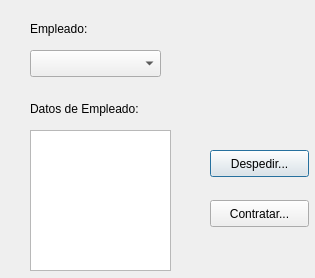
<?xml version="1.0" encoding="UTF-8"?>
<ui version="4.0">
 <class>gatocontrol</class>
 <widget class="QDialog" name="gatocontrol">
  <property name="geometry">
   <rect>
    <x>0</x>
    <y>0</y>
    <width>315</width>
    <height>278</height>
   </rect>
  </property>
  <property name="windowTitle">
   <string>Dialog</string>
  </property>
  <widget class="QLabel" name="label">
   <property name="geometry">
    <rect>
     <x>30</x>
     <y>20</y>
     <width>81</width>
     <height>17</height>
    </rect>
   </property>
   <property name="text">
    <string>Empleado:</string>
   </property>
  </widget>
  <widget class="QComboBox" name="empleaditos">
   <property name="geometry">
    <rect>
     <x>30</x>
     <y>50</y>
     <width>131</width>
     <height>27</height>
    </rect>
   </property>
  </widget>
  <widget class="QLabel" name="label_2">
   <property name="geometry">
    <rect>
     <x>30</x>
     <y>100</y>
     <width>141</width>
     <height>17</height>
    </rect>
   </property>
   <property name="text">
    <string>Datos de Empleado:</string>
   </property>
  </widget>
  <widget class="QPlainTextEdit" name="datitos">
   <property name="geometry">
    <rect>
     <x>30</x>
     <y>130</y>
     <width>141</width>
     <height>141</height>
    </rect>
   </property>
  </widget>
  <widget class="QPushButton" name="pushButton">
   <property name="geometry">
    <rect>
     <x>210</x>
     <y>150</y>
     <width>99</width>
     <height>27</height>
    </rect>
   </property>
   <property name="text">
    <string>Despedir...</string>
   </property>
  </widget>
  <widget class="QPushButton" name="pushButton_2">
   <property name="geometry">
    <rect>
     <x>210</x>
     <y>200</y>
     <width>99</width>
     <height>27</height>
    </rect>
   </property>
   <property name="text">
    <string>Contratar...</string>
   </property>
  </widget>
 </widget>
 <resources/>
 <connections/>
</ui>
